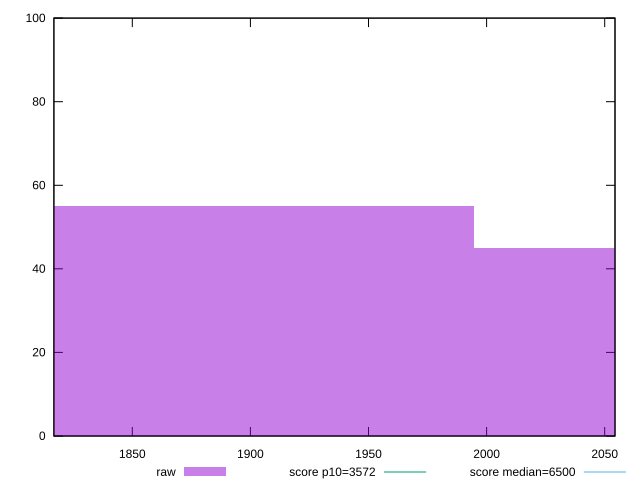

Write the gnuplot code that produced this figure.
reset

$raw <<EOF
1861.527455500319 55
2127.459949143222 45
EOF

set key outside below
set boxwidth 265.9324936429027
set xrange [1816.8288000000002:2054.36825]
set yrange [0:100]
set style fill transparent solid 0.5 noborder

set parametric
set terminal svg size 640, 490 enhanced background rgb 'white'
set output "report_00007_2020-12-11T15:55:29.892Z/first-cpu-idle/samples/pages+cached+noexternal/raw/histogram.svg"

plot $raw title "raw" with boxes, \
     3572,t title "score p10=3572", \
     6500,t title "score median=6500"

reset
